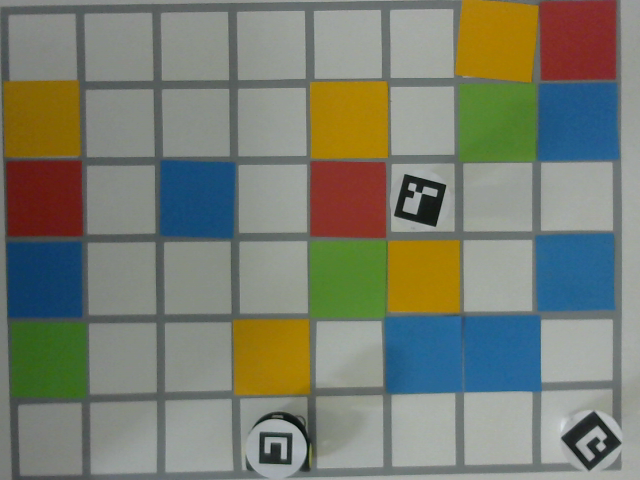
#> input picture arena.png, 640 x 480 px
$ python arena.py
#> lines starting #> are read from the running program, lines starting #| are printed output that depends on the picture; after the words box and inside, x2 and y2 are one past the last pixel; in counts of white or black regions, pixels touching at a corner belong together
import cv2
import numpy as np

"""
https://stackoverflow.com/questions/10948589/choosing-the-correct-upper-and-lower-self.hsv-boundaries-for-color-detection-withcv
"""

class ArenaFinder():

    def __init__(self) -> None:
        try:
            self.arena_raw = cv2.imread("arena.png")
#> self.arena_raw is the input picture: shape (480, 640, 3); mean B, G, R 111.4, 124.8, 120.6
            self.hsv = cv2.cvtColor(self.arena_raw, cv2.COLOR_BGR2HSV)
#> self.hsv: shape (480, 640, 3); mean H, S, V 59.4, 74.3, 138.1
        except:
            self.arena_raw = cv2.imread("arena.jpeg")
            self.hsv = cv2.cvtColor(self.arena_raw, cv2.COLOR_BGR2HSV)

        self.kernel_3 = np.ones((3, 3), np.uint8)
        self.kernel_5 = np.ones((5, 5), np.uint8)
        self.kernel_7 = np.ones((7, 7), np.uint8)
        self.grid = {"blue":[],"green":[],"yellow":[],"red":[]}
        self.grid_loc = {"blue":[],"green":[],"yellow":[],"red":[]}
        self.color_bgr = {"blue":(255,0,0),"green":(0,255,9),"yellow":(0,255,255),"red":(0,0,255)}
        self.color_segmentation(np.array([80, 138, 0]), np.array([163, 255, 184]), "blue")
        self.color_segmentation(np.array([40, 138, 0]), np.array([90, 255, 184]), "green")
        self.color_segmentation(np.array([14, 138, 0]), np.array([31, 255, 184]), "yellow")
        self.color_segmentation(np.array([0, 138, 0]), np.array([20, 255, 184]), "red", np.array([150, 138, 0]), np.array([179, 255, 184]))

        cell_height = self.arena_raw.shape[0]/6
        cell_width = self.arena_raw.shape[1]/8
        for key in self.grid:
            for loc in self.grid[key]:
                self.grid_loc[key].append([int(loc[1]/cell_width),int(loc[0]/cell_height)])

        # [5 lines of commented-out code are left out]


    def color_segmentation(self, lower_bound, upper_bound, color, lower_bound2 = [], upper_bound2 = []):

#> called with lower_bound = array of shape (3,), upper_bound = array of shape (3,), color = 'blue'
        if len(lower_bound2):
            mask_1 = cv2.inRange(self.hsv, lower_bound, upper_bound)
            mask_2 = cv2.inRange(self.hsv, lower_bound2, upper_bound2)
            mask = mask_1 + mask_2

        else:
            mask = cv2.inRange(self.hsv, lower_bound, upper_bound)
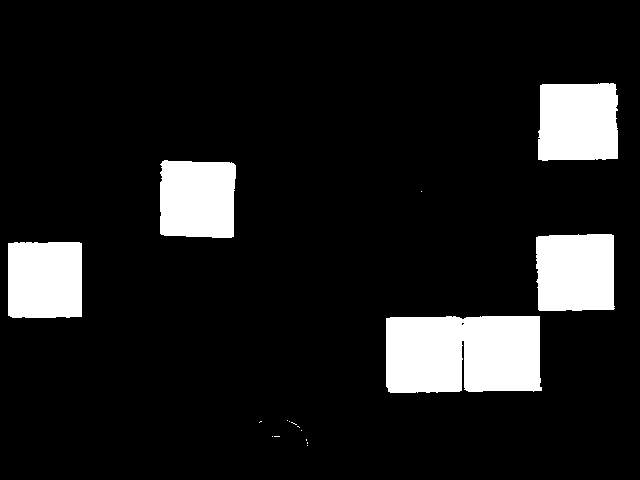
#> mask: shape (480, 640); 11.2% white; 17 white regions (12 under 20 px), largest, box (x1, y1, x2, y2) and area: (386, 316, 542, 393) 11476, (538, 83, 618, 161) 5927, (536, 234, 615, 311) 5821, (160, 160, 236, 238) 5580, (8, 242, 82, 318) 5570

        result = cv2.bitwise_and(self.arena_raw , self.arena_raw , mask=mask)
        gray = cv2.cvtColor(result, cv2.COLOR_BGR2GRAY)
        erode = cv2.erode(gray, self.kernel_3,iterations=1)
        dil = cv2.dilate(erode, self.kernel_5, iterations=2)
        erode = cv2.erode(dil, self.kernel_5, iterations=3)

        #cv2.imshow(f"result {color}", erode)
        ret,thresh_img = cv2.threshold(erode, 0, 255, cv2.THRESH_BINARY)
#> thresh_img: shape (480, 640); 9.6% white; 5 white regions
        contours, hierarchy = cv2.findContours(thresh_img, cv2.RETR_TREE, cv2.CHAIN_APPROX_SIMPLE)
#> contours = 5 contours; box (x1, y1, x2, y2) and area: (389, 319, 538, 390) 9996, (541, 86, 615, 157) 4850, (539, 237, 611, 308) 4789, (11, 245, 79, 315) 4570, (163, 164, 233, 235) 4568

        i = 0
        for cnt in contours:
            if cv2.contourArea(cnt) > 2000:
                M = cv2.moments(cnt)
                if M['m00'] != 0:
                    cx = int(M['m10']/M['m00'])
                    cy = int(M['m01']/M['m00'])
                    cv2.putText(self.arena_raw, color, (cx-20, cy),cv2.FONT_HERSHEY_SIMPLEX, 0.7, self.color_bgr[color], 2)
                    cv2.drawContours(self.arena_raw, contours, i, self.color_bgr[color], 3)
                    self.grid[color].append([cx,cy])
            i += 1
#> this loop made 5 passes
#> (cx, cy) on passes 1 to 5: (462, 353), (44, 279), (575, 271), (196, 198), (577, 121)
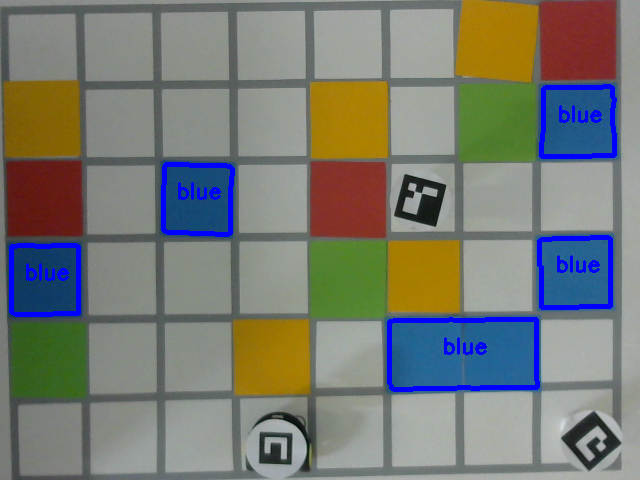
#> self.arena_raw: shape (480, 640, 3); 3.01% of pixels changed, all inside (x1, y1, x2, y2) = (9, 84, 617, 392)
#> after the loop, i = 5


    def __call__(self):
        return self.grid_loc

if __name__ == "__main__":
    ArenaFinder()
#> call 2 of color_segmentation, with lower_bound = array of shape (3,), upper_bound = array of shape (3,), color = 'green'
#> in color_segmentation (call 2), `mask = cv2.inRange(self.hsv, lower_bound, upper_bound)`: mask: shape (480, 640); 5.4% white; 23 white regions (20 under 20 px), largest, box (x1, y1, x2, y2) and area: (310, 241, 388, 317) 5597, (460, 83, 536, 161) 5574, (12, 323, 86, 398) 5253
#> in color_segmentation (call 2), `ret,thresh_img = cv2.threshold(erode, 0, 255, cv2.THRESH_BINARY)`: thresh_img: shape (480, 640); 4.5% white; 3 white regions
#> in color_segmentation (call 2), `contours, hierarchy = cv2.findContours(thresh_img, cv2.RETR_TREE, cv2...`: contours = 3 contours; box (x1, y1, x2, y2) and area: (315, 245, 385, 314) 4601, (463, 87, 533, 158) 4472, (15, 326, 83, 395) 4288
#> the loop in color_segmentation (call 2), `for cnt in contours:` made 3 passes
#> (cx, cy) on passes 1 to 3: (47, 359), (349, 278), (497, 122)
#> after the loop in color_segmentation (call 2), `for cnt in contours:`:
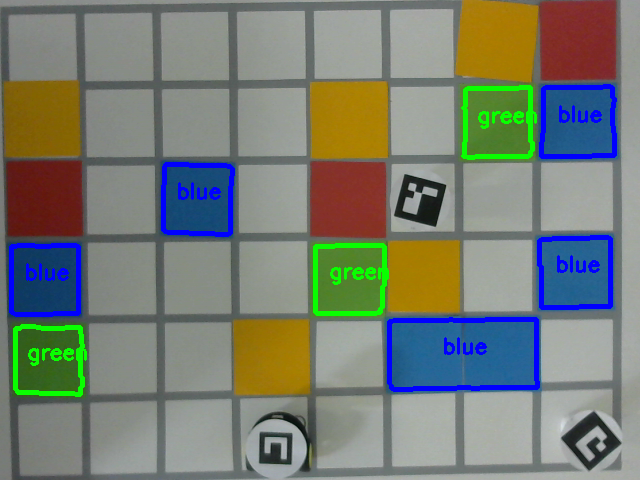
#> self.arena_raw: shape (480, 640, 3); 1.71% of pixels changed, all inside (x1, y1, x2, y2) = (13, 85, 537, 397)
#> after the loop in color_segmentation (call 2), `for cnt in contours:`: i = 3
#> call 3 of color_segmentation, with lower_bound = array of shape (3,), upper_bound = array of shape (3,), color = 'yellow'
#> in color_segmentation (call 3), `mask = cv2.inRange(self.hsv, lower_bound, upper_bound)`: mask: shape (480, 640); 9.3% white; 8 white regions (3 under 20 px), largest, box (x1, y1, x2, y2) and area: (456, 0, 540, 83) 5992, (310, 81, 388, 159) 5899, (234, 319, 310, 395) 5731, (4, 80, 82, 157) 5714, (388, 240, 460, 313) 5182
#> in color_segmentation (call 3), `ret,thresh_img = cv2.threshold(erode, 0, 255, cv2.THRESH_BINARY)`:
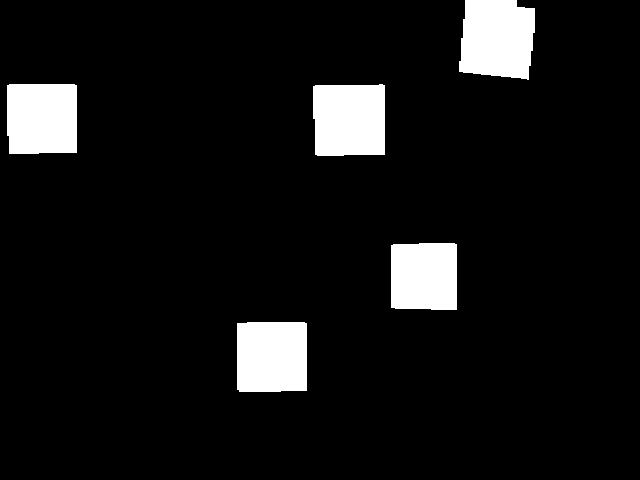
#> thresh_img: shape (480, 640); 7.9% white; 5 white regions
#> in color_segmentation (call 3), `contours, hierarchy = cv2.findContours(thresh_img, cv2.RETR_TREE, cv2...`: contours = 5 contours; box (x1, y1, x2, y2) and area: (459, 0, 535, 80) 5085, (313, 84, 385, 156) 4857, (237, 322, 307, 392) 4721, (7, 84, 77, 154) 4685, (391, 243, 457, 310) 4216
#> the loop in color_segmentation (call 3), `for cnt in contours:` made 5 passes
#> (cx, cy) on passes 1 to 5: (271, 356), (423, 275), (348, 119), (41, 118), (496, 38)
#> after the loop in color_segmentation (call 3), `for cnt in contours:`:
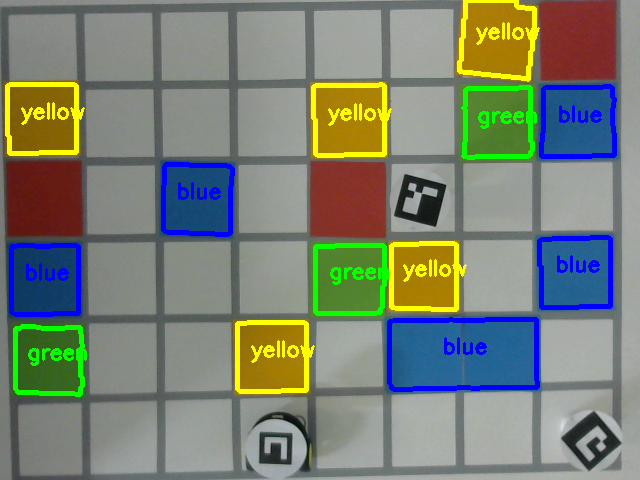
#> self.arena_raw: shape (480, 640, 3); 2.9% of pixels changed, all inside (x1, y1, x2, y2) = (5, 0, 540, 394)
#> after the loop in color_segmentation (call 3), `for cnt in contours:`: i = 5
#> call 4 of color_segmentation, with lower_bound = array of shape (3,), upper_bound = array of shape (3,), color = 'red', lower_bound2 = array of shape (3,), upper_bound2 = array of shape (3,)
#> in color_segmentation (call 4), `mask_1 = cv2.inRange(self.hsv, lower_bound, upper_bound)`: mask_1: shape (480, 640); 5% white; 95 white regions (92 under 20 px), largest, box (x1, y1, x2, y2) and area: (311, 162, 386, 238) 5453, (6, 161, 83, 236) 5248, (534, 1, 616, 80) 4182
#> in color_segmentation (call 4), `mask_2 = cv2.inRange(self.hsv, lower_bound2, upper_bound2)`: mask_2: shape (480, 640); 0.64% white in thin lines or dots, all inside (x1, y1, x2, y2) = (6, 0, 616, 236)
#> in color_segmentation (call 4), `mask = mask_1 + mask_2`: mask: shape (480, 640); 5.6% white; 86 white regions (83 under 20 px), largest, box (x1, y1, x2, y2) and area: (534, 0, 616, 80) 5798, (6, 161, 83, 236) 5563, (311, 162, 386, 238) 5515
#> in color_segmentation (call 4), `ret,thresh_img = cv2.threshold(erode, 0, 255, cv2.THRESH_BINARY)`:
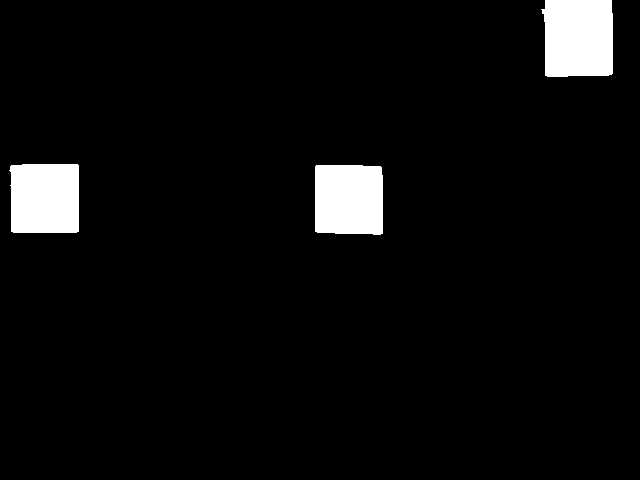
#> thresh_img: shape (480, 640); 4.7% white; 3 white regions
#> in color_segmentation (call 4), `contours, hierarchy = cv2.findContours(thresh_img, cv2.RETR_TREE, cv2...`: contours = 3 contours; box (x1, y1, x2, y2) and area: (541, 0, 613, 77) 5052, (9, 164, 79, 233) 4550, (315, 165, 383, 235) 4514
#> the loop in color_segmentation (call 4), `for cnt in contours:` made 3 passes
#> (cx, cy) on passes 1 to 3: (348, 199), (44, 198), (578, 37)
#> after the loop in color_segmentation (call 4), `for cnt in contours:`:
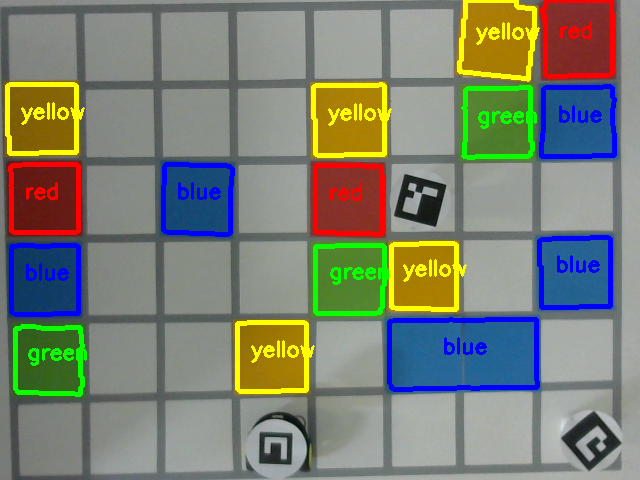
#> self.arena_raw: shape (480, 640, 3); 1.53% of pixels changed, all inside (x1, y1, x2, y2) = (7, 0, 615, 237)
#> after the loop in color_segmentation (call 4), `for cnt in contours:`: i = 3
